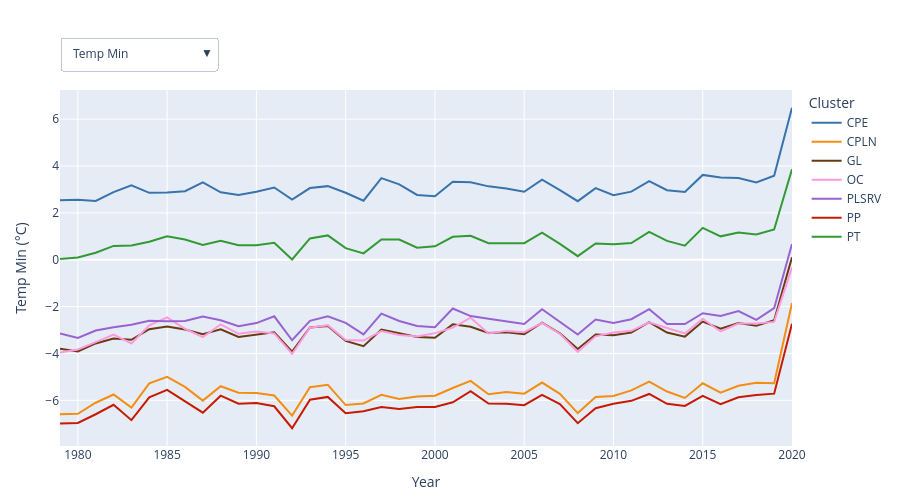

Notebook cell for this chart:
### Code cell
unit_mapping = {
    "Temp Min": "°C", 
    "Temp Max": "°C", 
    "Precipitation": "mm", 
    "Ground Water Rights": "L/s", 
    "Surface Water Rights": "L/s", 
    "PET": "mm", 
    "NDVI": "", 
    "NDWI": ""
}
vars_order = list(unit_mapping.keys())
default_var = vars_order[0]

# Optional guide-lines
guide_lines = [
    # {"value": 0.0, "orientation": "h", "label": "Zero line", "color": "grey", "style": "dash", "width": 1},
]

long_parts = []
for var in vars_order:
    var_cols = [c for c in df.columns if c.startswith(f"{var} ")]
    if not var_cols:
        continue

    block = df[var_cols + ["cluster_abr"]].copy()
    date_index = pd.to_datetime(
        [c.replace(f"{var} ", "") for c in var_cols], errors="raise"
    )
    block.columns = date_index.tolist() + ["cluster_abr"]

    block = block.melt(id_vars="cluster_abr", var_name="date", value_name="value")
    block["variable"] = var
    block["date"] = pd.to_datetime(block["date"], errors="raise")

    long_parts.append(block)

tidy = pd.concat(long_parts, ignore_index=True)

tidy["year"] = tidy["date"].dt.year
tidy_annual = (
    tidy
      .groupby(["cluster_abr", "variable", "year"], as_index=False)
      .mean(numeric_only=True)
)

clusters = tidy_annual["cluster_abr"].unique()

fig = go.Figure()

for clus in clusters:
    sub = tidy_annual.query("cluster_abr == @clus and variable == @default_var")
    fig.add_trace(
        go.Scatter(
            x=sub["year"],
            y=sub["value"],
            mode="lines",
            name=clus,
            line=dict(color=cluster_palette[clus], width=2)
        )
    )

for ln in guide_lines:
    if ln["orientation"].lower().startswith("h"):
        fig.add_shape(
            type="line",
            x0=tidy_annual["year"].min(), x1=tidy_annual["year"].max(),
            y0=ln["value"], y1=ln["value"],
            line=dict(color=ln.get("color", "red"),
                      dash=ln.get("style", "dash"),
                      width=ln.get("width", 2))
        )
    else:
        fig.add_shape(
            type="line",
            y0=tidy_annual["value"].min(), y1=tidy_annual["value"].max(),
            x0=ln["value"], x1=ln["value"],
            line=dict(color=ln.get("color", "red"),
                      dash=ln.get("style", "dash"),
                      width=ln.get("width", 2))
        )

buttons = []
for var in vars_order:
    ys = [
        tidy_annual.query("cluster_abr == @clus and variable == @var")["value"].values
        for clus in clusters
    ]
    label = var + (f" ({unit_mapping[var]})" if unit_mapping[var] else "")
    buttons.append(
        dict(
            label  = var,
            method = "update",
            args   = [
                {"y": ys},
                {
                  "title": f"Average {var} by Cluster",
                  "yaxis": {"title": {"text": label}}
                }
            ]
        )
    )

fig.update_layout(
    xaxis_title="Year",
    yaxis_title=f"{default_var}" + (f" ({unit_mapping[default_var]})" if unit_mapping[default_var] else ""),
    updatemenus=[dict(
        type="dropdown",
        direction="down",
        showactive=True,
        buttons=buttons,
        x=0.0, xanchor="left",
        y=1.15, yanchor="top"
    )],
    legend_title_text="Cluster",
    height=500, width=900,
    margin=dict(t=90, r=20, l=60, b=50)
)

fig

### Figure 1 — Plotly figure (JSON) as saved in the notebook; plotly's stock layout.template omitted (floating-point values rounded to 4 significant figures; data arrays with more than 128 entries replaced by an {"elided": "..."} marker saying what was removed)
{"data": [{"line": {"color": "#3973ac", "width": 2}, "mode": "lines", "name": "CPE", "type": "scatter", "x": [1979, 1980, 1981, 1982, 1983, 1984, 1985, 1986, 1987, 1988, 1989, 1990, 1991, 1992, 1993, 1994, 1995, 1996, 1997, 1998, 1999, 2000, 2001, 2002, 2003, 2004, 2005, 2006, 2007, 2008, 2009, 2010, 2011, 2012, 2013, 2014, 2015, 2016, 2017, 2018, 2019, 2020], "y": [2.542, 2.562, 2.512, 2.886, 3.179, 2.856, 2.875, 2.927, 3.299, 2.88, 2.76, 2.904, 3.083, 2.572, 3.061, 3.142, 2.861, 2.519, 3.482, 3.216, 2.765, 2.707, 3.332, 3.305, 3.132, 3.043, 2.903, 3.414, 2.971, 2.5, 3.056, 2.757, 2.908, 3.36, 2.969, 2.891, 3.621, 3.511, 3.486, 3.3, 3.587, 6.486]}, {"line": {"color": "#F38D14", "width": 2}, "mode": "lines", "name": "CPLN", "type": "scatter", "x": [1979, 1980, 1981, 1982, 1983, 1984, 1985, 1986, 1987, 1988, 1989, 1990, 1991, 1992, 1993, 1994, 1995, 1996, 1997, 1998, 1999, 2000, 2001, 2002, 2003, 2004, 2005, 2006, 2007, 2008, 2009, 2010, 2011, 2012, 2013, 2014, 2015, 2016, 2017, 2018, 2019, 2020], "y": [-6.597, -6.572, -6.103, -5.751, -6.307, -5.276, -4.997, -5.426, -6.013, -5.397, -5.673, -5.689, -5.794, -6.653, -5.437, -5.336, -6.203, -6.132, -5.766, -5.946, -5.834, -5.806, -5.474, -5.168, -5.742, -5.646, -5.716, -5.24, -5.722, -6.546, -5.854, -5.811, -5.575, -5.202, -5.625, -5.898, -5.272, -5.673, -5.378, -5.253, -5.269, -1.847]}, {"line": {"color": "#693B11", "width": 2}, "mode": "lines", "name": "GL", "type": "scatter", "x": [1979, 1980, 1981, 1982, 1983, 1984, 1985, 1986, 1987, 1988, 1989, 1990, 1991, 1992, 1993, 1994, 1995, 1996, 1997, 1998, 1999, 2000, 2001, 2002, 2003, 2004, 2005, 2006, 2007, 2008, 2009, 2010, 2011, 2012, 2013, 2014, 2015, 2016, 2017, 2018, 2019, 2020], "y": [-3.797, -3.912, -3.571, -3.36, -3.418, -2.965, -2.846, -2.98, -3.177, -2.972, -3.296, -3.193, -3.097, -3.92, -2.89, -2.828, -3.465, -3.691, -2.978, -3.138, -3.301, -3.331, -2.758, -2.86, -3.124, -3.099, -3.178, -2.684, -3.138, -3.812, -3.192, -3.221, -3.105, -2.667, -3.107, -3.281, -2.639, -2.937, -2.699, -2.821, -2.581, 0.1039]}, {"line": {"color": "#ff99dd", "width": 2}, "mode": "lines", "name": "OC", "type": "scatter", "x": [1979, 1980, 1981, 1982, 1983, 1984, 1985, 1986, 1987, 1988, 1989, 1990, 1991, 1992, 1993, 1994, 1995, 1996, 1997, 1998, 1999, 2000, 2001, 2002, 2003, 2004, 2005, 2006, 2007, 2008, 2009, 2010, 2011, 2012, 2013, 2014, 2015, 2016, 2017, 2018, 2019, 2020], "y": [-3.963, -3.832, -3.519, -3.198, -3.573, -2.794, -2.462, -2.945, -3.299, -2.759, -3.162, -3.068, -3.145, -4.013, -2.901, -2.792, -3.423, -3.448, -3.042, -3.215, -3.271, -3.132, -2.897, -2.472, -3.144, -3.036, -3.089, -2.698, -3.156, -3.929, -3.269, -3.105, -3.035, -2.674, -2.915, -3.145, -2.517, -3.06, -2.724, -2.724, -2.653, -0.3279]}, {"line": {"color": "#9863D0", "width": 2}, "mode": "lines", "name": "PLSRV", "type": "scatter", "x": [1979, 1980, 1981, 1982, 1983, 1984, 1985, 1986, 1987, 1988, 1989, 1990, 1991, 1992, 1993, 1994, 1995, 1996, 1997, 1998, 1999, 2000, 2001, 2002, 2003, 2004, 2005, 2006, 2007, 2008, 2009, 2010, 2011, 2012, 2013, 2014, 2015, 2016, 2017, 2018, 2019, 2020], "y": [-3.142, -3.337, -3.022, -2.877, -2.777, -2.601, -2.625, -2.615, -2.424, -2.586, -2.836, -2.702, -2.413, -3.436, -2.608, -2.409, -2.695, -3.184, -2.298, -2.614, -2.825, -2.883, -2.082, -2.403, -2.517, -2.624, -2.74, -2.108, -2.664, -3.191, -2.551, -2.702, -2.538, -2.111, -2.74, -2.747, -2.284, -2.397, -2.193, -2.568, -2.067, 0.6761]}, {"line": {"color": "#C81A00", "width": 2}, "mode": "lines", "name": "PP", "type": "scatter", "x": [1979, 1980, 1981, 1982, 1983, 1984, 1985, 1986, 1987, 1988, 1989, 1990, 1991, 1992, 1993, 1994, 1995, 1996, 1997, 1998, 1999, 2000, 2001, 2002, 2003, 2004, 2005, 2006, 2007, 2008, 2009, 2010, 2011, 2012, 2013, 2014, 2015, 2016, 2017, 2018, 2019, 2020], "y": [-6.984, -6.963, -6.594, -6.19, -6.847, -5.872, -5.554, -6.044, -6.528, -5.801, -6.145, -6.116, -6.254, -7.19, -5.975, -5.854, -6.549, -6.464, -6.285, -6.367, -6.289, -6.281, -6.082, -5.607, -6.137, -6.148, -6.208, -5.769, -6.156, -6.975, -6.336, -6.15, -6.022, -5.728, -6.149, -6.24, -5.805, -6.159, -5.868, -5.777, -5.715, -2.731]}, {"line": {"color": "#339933", "width": 2}, "mode": "lines", "name": "PT", "type": "scatter", "x": [1979, 1980, 1981, 1982, 1983, 1984, 1985, 1986, 1987, 1988, 1989, 1990, 1991, 1992, 1993, 1994, 1995, 1996, 1997, 1998, 1999, 2000, 2001, 2002, 2003, 2004, 2005, 2006, 2007, 2008, 2009, 2010, 2011, 2012, 2013, 2014, 2015, 2016, 2017, 2018, 2019, 2020], "y": [0.03055, 0.09619, 0.3006, 0.5912, 0.6086, 0.7682, 1.003, 0.8616, 0.6292, 0.812, 0.6161, 0.6214, 0.7215, 0.01219, 0.9098, 1.039, 0.4976, 0.2739, 0.8691, 0.8603, 0.5109, 0.5726, 0.9801, 1.021, 0.7033, 0.7179, 0.7091, 1.154, 0.6774, 0.1534, 0.6975, 0.661, 0.7151, 1.188, 0.8048, 0.6041, 1.362, 0.999, 1.167, 1.075, 1.292, 3.859]}], "layout": {"height": 500, "legend": {"title": {"text": "Cluster"}}, "margin": {"b": 50, "l": 60, "r": 20, "t": 90}, "updatemenus": [{"buttons": [{"args": [{"y": {"elided": "7x42 float values"}}, {"title": "Average Temp Min by Cluster", "yaxis": {"title": {"text": "Temp Min (°C)"}}}], "label": "Temp Min", "method": "update"}, {"args": [{"y": {"elided": "7x42 float values"}}, {"title": "Average Temp Max by Cluster", "yaxis": {"title": {"text": "Temp Max (°C)"}}}], "label": "Temp Max", "method": "update"}, {"args": [{"y": {"elided": "7x42 float values"}}, {"title": "Average Precipitation by Cluster", "yaxis": {"title": {"text": "Precipitation (mm)"}}}], "label": "Precipitation", "method": "update"}, {"args": [{"y": {"elided": "7x56 float values"}}, {"title": "Average Ground Water Rights by Cluster", "yaxis": {"title": {"text": "Ground Water Rights (L/s)"}}}], "label": "Ground Water Rights", "method": "update"}, {"args": [{"y": {"elided": "7x97 float values"}}, {"title": "Average Surface Water Rights by Cluster", "yaxis": {"title": {"text": "Surface Water Rights (L/s)"}}}], "label": "Surface Water Rights", "method": "update"}, {"args": [{"y": {"elided": "7x42 float values"}}, {"title": "Average PET by Cluster", "yaxis": {"title": {"text": "PET (mm)"}}}], "label": "PET", "method": "update"}, {"args": [{"y": [[0.3132, 0.3249, 0.2854, 0.2684, 0.2716, 0.2752], [0.2816, 0.2915, 0.2622, 0.2555, 0.2654, 0.2779], [0.3257, 0.3336, 0.3049, 0.2848, 0.2957, 0.294], [0.3058, 0.3177, 0.292, 0.288, 0.3021, 0.3113], [0.2597, 0.264, 0.2251, 0.2163, 0.246, 0.2405], [0.2999, 0.3065, 0.2792, 0.2796, 0.2863, 0.3073], [0.3355, 0.3474, 0.3132, 0.2988, 0.3141, 0.3123]]}, {"title": "Average NDVI by Cluster", "yaxis": {"title": {"text": "NDVI"}}}], "label": "NDVI", "method": "update"}, {"args": [{"y": [[0.04064, 0.04682, 0.02607, 0.01858, 0.00781, 0.01687], [0.007373, 0.01504, 0.001851, 0.002086, -0.00868, 0.01476], [0.07193, 0.08004, 0.06812, 0.05833, 0.05258, 0.06047], [0.06023, 0.06613, 0.05763, 0.05375, 0.05084, 0.06767], [0.05809, 0.06548, 0.1076, 0.05814, 0.04575, 0.04839], [0.02003, 0.03121, 0.01732, 0.02215, 0.009465, 0.03614], [0.02621, 0.03769, 0.01261, 0.009374, 0.005884, 0.02983]]}, {"title": "Average NDWI by Cluster", "yaxis": {"title": {"text": "NDWI"}}}], "label": "NDWI", "method": "update"}], "direction": "down", "showactive": true, "type": "dropdown", "x": 0, "xanchor": "left", "y": 1.15, "yanchor": "top"}], "width": 900, "xaxis": {"title": {"text": "Year"}}, "yaxis": {"title": {"text": "Temp Min (°C)"}}}}
